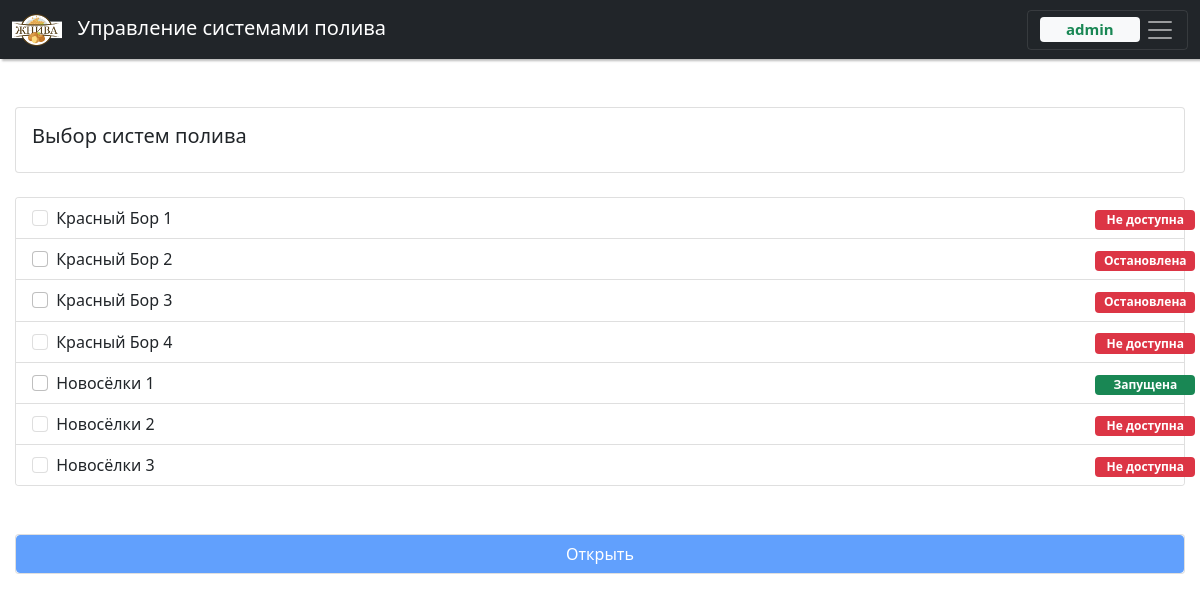
The app's page / (signed in), older data.
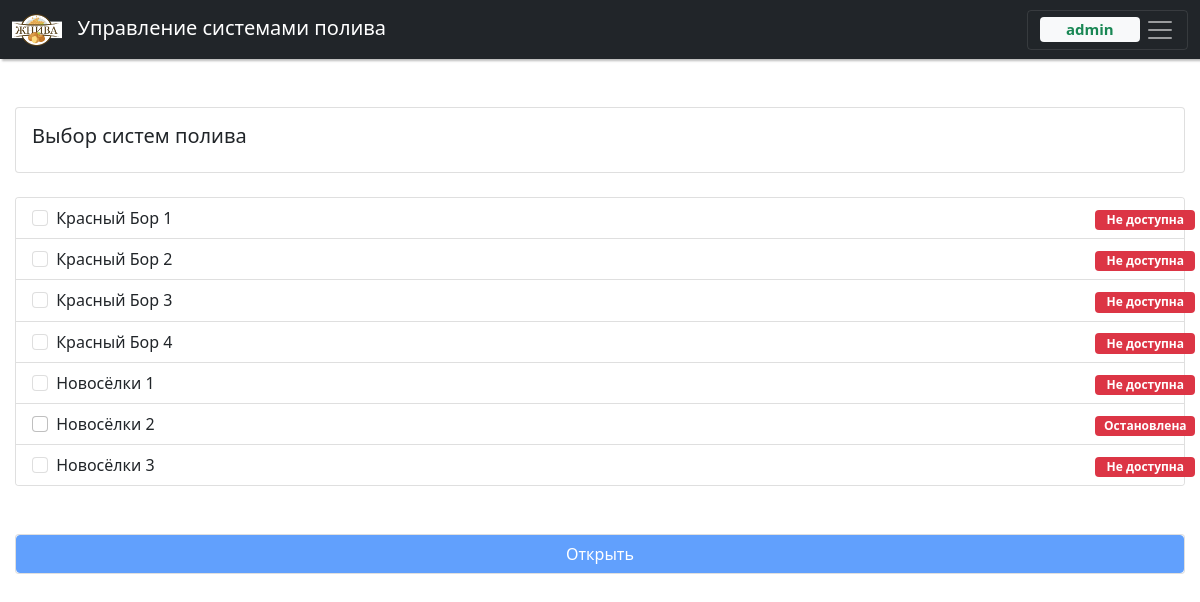
The same page, newer data.
### valley/models.py (models this page shows, shortened)
class Valley(models.Model):
    class Meta:
        verbose_name = 'Система полива'
        verbose_name_plural = 'Системы полива'
        ordering = ['pk']
    valley_name = models.CharField(max_length=30, verbose_name='Название')
    valley_addr = models.CharField(max_length=15, verbose_name='Адрес')
    valley_pump = models.ForeignKey(Pump, on_delete=models.CASCADE, related_name='valley', verbose_name='Насос')
    valley_rele = models.SmallIntegerField(default=1, verbose_name='Реле')
    valley_duet = models.SmallIntegerField(default=0, verbose_name='Связка')
    valley_videosrv = models.ForeignKey(VideoSrv, on_delete=models.PROTECT, related_name='valley_cam',
                                        verbose_name='Видео сервер', null=True)
    valley_camera = models.CharField(max_length=8, verbose_name='Камера', null=True)

class Status(models.Model):
    class Meta:
        verbose_name = 'Состояние системы'
        verbose_name_plural = 'Состояния систем'
        ordering = ['pk']
    status_valley = models.OneToOneField(Valley, on_delete=models.CASCADE, primary_key=True,
                                         related_name='status', verbose_name='Система')
    status_run = models.BooleanField(default=False, verbose_name='Запущена')
    status_ctrl = models.BooleanField(default=False, verbose_name='Управление')
    status_fail = models.BooleanField(default=False, verbose_name='Авария')
    DIRECTIONS = [('N', '-'), ('F', 'Вперёд'), ('R', 'Назад')]
    status_dir = models.CharField(max_length=1, choices=DIRECTIONS, default='N', verbose_name='Направление')
    status_wat = models.BooleanField(default=False, verbose_name='Вода')
    status_sis = models.BooleanField(default=False, verbose_name='АвтоСтоп')
    status_valve1 = models.BooleanField(default=False, verbose_name='Задвижка 1')
    status_valve2 = models.BooleanField(default=False, verbose_name='Задвижка 2')

### valley/views.py (the view)
# urls.py: path('', valley.views.index),
@login_required
def index(request):
    header = 'Выбор систем полива'
    title = ' - Выбор'
    valleyLst = Valley.objects.all().values()
    statusLst = Status.objects.all()
    return render(request, 'index.html', {'header': header, 'title': title, 'valley': valleyLst, 'status': statusLst})

### templates/index.html
{% extends "base.html" %}
{% block content %}
    <div class="card">
        <div class="card-body"><h5>{{ header }}</h5></div>
    </div>
    <br>
    <div class="card shad_box">
        <div class="list-group list-group-flush">
            {% for stat in status %}
                {% for vall in valley %}
                    {% if vall.id == stat.status_valley_id %}
                        <label class="list-group-item list-group-item-action">
                            <div class="row">
                                <div class="col-11">
                                    <input class="form-check-input me-1" type="checkbox" value="{{ vall.valley_duet }}"
                                        id="v_chk{{vall.id}}" name="v_chk{{forloop.counter}}"
                                        {% if stat.status_ctrl == False %}disabled{% endif %}> {{ vall.valley_name }}</input>
                                </div>
                                <div class="col-1">
                                    {% if stat.status_run == False %}
                                        {% if stat.status_ctrl == False %}
                                            <span class="badge bg-danger" style="width: 100px;">Не доступна</span>
                                        {% else %}
                                            <span class="badge bg-danger" style="width: 100px;">Остановлена</span>
                                        {% endif %}
                                    {% else %}
                                        <span class="badge bg-success" style="width: 100px;">Запущена</span>
                                    {% endif %}
                                </div>
                            </div>
                        </label>
                    {% endif %}
                {% endfor %}
            {% endfor %}
        </div>
    </div>
    <br><br>
    <div class="card"><button type="button" class="btn btn-primary" id="btn_sel" disabled>Открыть</button></div>
{% endblock content %}

### templates/base.html (shortened to what this page needs)
{% load static %}
<!DOCTYPE html>
<html>
<head>
    <link href="https://cdn.jsdelivr.net/npm/bootstrap@5.1.3/dist/css/bootstrap.min.css"
          rel="stylesheet"
>
    <link rel="stylesheet" href="https://cdn.jsdelivr.net/npm/bootstrap-icons@1.5.0/font/bootstrap-icons.css">
    <link rel="stylesheet" href="{% static 'css/style.css'%}" type="text/css">
</head>
<body>
    <nav class="navbar navbar-dark bg-dark" style="box-shadow: 0.1em 0.1em 2px rgba(122,122,122,0.5);">
        <div class="container-fluid">
            <a class="navbar-brand" href="/">
                <img src="/static/img/logo.png" alt="" width="50" height="32" class="d-inline-block align-text-top">
                &nbsp;&nbsp;Управление системами полива
            </a>
            <button class="navbar-toggler" type="button" data-bs-toggle="offcanvas" data-bs-target="#offcanvasNavbar"
                    aria-controls="offcanvasNavbar">
                <span class="badge bg-light text-success align-middle" style="width: 100px;">{{ user.username }}</span>
                <span class="navbar-toggler-icon align-middle"></span>
            </button>
        </div>
    </nav>
    <br>
    <div class="container-my position-relative">
        <br>
        <div>{% block content%}{% endblock content %}</div>
    </div>
</body>
</html>

### static/css/style.css (style rules this page uses)
.container-my { max-width: 1600px; position: relative; margin-left: auto; margin-right: auto; padding-right: 15px; padding-left: 15px; }

Row changes from the older to the newer data that the page shows:
changed Status (number 2 of 7 on the later page): status_ctrl True → False (drawn)
computed for Valley "Красный Бор 2": text "Остановлена" → "Не доступна"
changed Status (number 3 of 7 on the later page): status_ctrl True → False (drawn)
computed for Valley "Красный Бор 3": text "Остановлена" → "Не доступна"
changed Status (number 5 of 7 on the later page): status_run True → False (drawn)
computed for Valley "Новосёлки 1": text "Запущена" → "Не доступна"
changed Status (number 6 of 7 on the later page): status_ctrl False → True (drawn)
changed Valley "Новосёлки 2": text "Не доступна" → "Остановлена"
